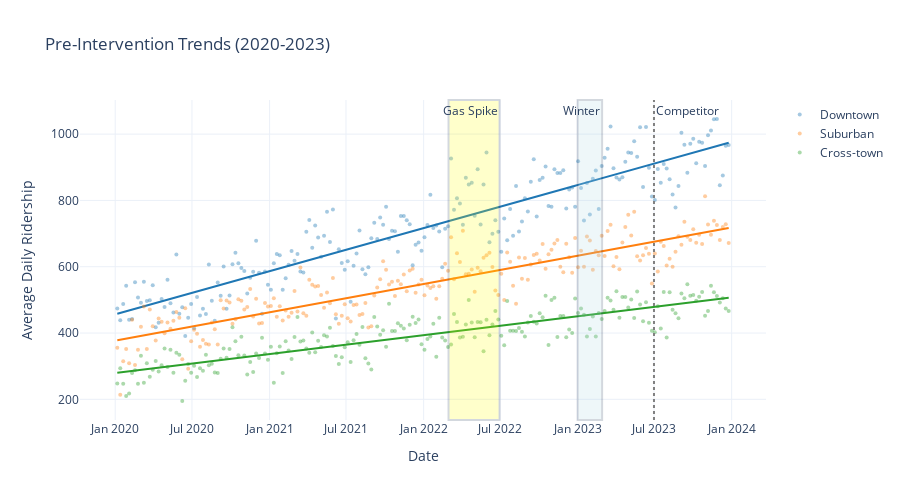

Notebook source saved alongside this figure:
### Code cell
# Visualize pre-trends
fig = go.Figure()

for route in ['Downtown', 'Suburban', 'Cross-town']:
    route_data = df_pre[df_pre['route_type'] == route].copy()
    
    # Scatter
    fig.add_trace(go.Scatter(
        x=route_data['date'],
        y=route_data['avg_ridership'],
        mode='markers',
        name=route,
        marker=dict(size=4, color=ROUTE_COLORS[route], opacity=0.4)
    ))
    
    # Trend line
    route_data['weeks'] = (route_data['date'] - route_data['date'].min()).dt.days / 7
    X = sm.add_constant(route_data['weeks'])
    y = route_data['avg_ridership']
    model = sm.OLS(y, X).fit()
    route_data['fitted'] = model.fittedvalues
    
    fig.add_trace(go.Scatter(
        x=route_data['date'],
        y=route_data['fitted'],
        mode='lines',
        name=f'{route} trend',
        line=dict(color=ROUTE_COLORS[route], width=2),
        showlegend=False
    ))

# Mark confounders
fig.add_vrect(
    x0=datetime(2022, 3, 1).timestamp() * 1000,
    x1=datetime(2022, 6, 30).timestamp() * 1000,
    fillcolor="yellow",
    opacity=0.2,
    annotation_text="Gas Spike"
)
fig.add_vrect(
    x0=datetime(2023, 1, 1).timestamp() * 1000,
    x1=datetime(2023, 2, 28).timestamp() * 1000,
    fillcolor="lightblue",
    opacity=0.2,
    annotation_text="Winter"
)
fig.add_vline(
    x=datetime(2023, 7, 1).timestamp() * 1000,
    line_dash="dot",
    line_color="gray",
    annotation_text="Competitor"
)

fig.update_layout(
    title='Pre-Intervention Trends (2020-2023)',
    xaxis_title='Date',
    yaxis_title='Average Daily Ridership',
    height=500
)

fig.show()
fig.write_image(f"{fig_output_dir}/12_realistic_pre_trends.png", scale=2)
print("✓ Saved figure")

### Figure 1 — Plotly figure (JSON) as saved in the notebook; plotly's stock layout.template omitted (floating-point values rounded to 4 significant figures; data arrays with more than 128 entries replaced by an {"elided": "..."} marker saying what was removed)
{"data": [{"marker": {"color": "#1f77b4", "opacity": 0.4, "size": 4}, "mode": "markers", "name": "Downtown", "type": "scatter", "x": {"elided": "208 str values"}, "y": {"elided": "208 float values"}}, {"line": {"color": "#1f77b4", "width": 2}, "mode": "lines", "name": "Downtown trend", "showlegend": false, "type": "scatter", "x": {"elided": "208 str values"}, "y": {"elided": "208 float values"}}, {"marker": {"color": "#ff7f0e", "opacity": 0.4, "size": 4}, "mode": "markers", "name": "Suburban", "type": "scatter", "x": {"elided": "208 str values"}, "y": {"elided": "208 float values"}}, {"line": {"color": "#ff7f0e", "width": 2}, "mode": "lines", "name": "Suburban trend", "showlegend": false, "type": "scatter", "x": {"elided": "208 str values"}, "y": {"elided": "208 float values"}}, {"marker": {"color": "#2ca02c", "opacity": 0.4, "size": 4}, "mode": "markers", "name": "Cross-town", "type": "scatter", "x": {"elided": "208 str values"}, "y": {"elided": "208 float values"}}, {"line": {"color": "#2ca02c", "width": 2}, "mode": "lines", "name": "Cross-town trend", "showlegend": false, "type": "scatter", "x": {"elided": "208 str values"}, "y": {"elided": "208 float values"}}], "layout": {"annotations": [{"showarrow": false, "text": "Gas Spike", "x": 1656540000000, "xanchor": "right", "xref": "x", "y": 1, "yanchor": "top", "yref": "y domain"}, {"showarrow": false, "text": "Winter", "x": 1677538800000, "xanchor": "right", "xref": "x", "y": 1, "yanchor": "top", "yref": "y domain"}, {"showarrow": false, "text": "Competitor", "x": 1688162400000, "xanchor": "left", "xref": "x", "y": 1, "yanchor": "top", "yref": "y domain"}], "height": 500, "shapes": [{"fillcolor": "yellow", "opacity": 0.2, "type": "rect", "x0": 1646089200000, "x1": 1656540000000, "xref": "x", "y0": 0, "y1": 1, "yref": "y domain"}, {"fillcolor": "lightblue", "opacity": 0.2, "type": "rect", "x0": 1672527600000, "x1": 1677538800000, "xref": "x", "y0": 0, "y1": 1, "yref": "y domain"}, {"line": {"color": "gray", "dash": "dot"}, "type": "line", "x0": 1688162400000, "x1": 1688162400000, "xref": "x", "y0": 0, "y1": 1, "yref": "y domain"}], "title": {"text": "Pre-Intervention Trends (2020-2023)"}, "xaxis": {"title": {"text": "Date"}}, "yaxis": {"title": {"text": "Average Daily Ridership"}}}}
